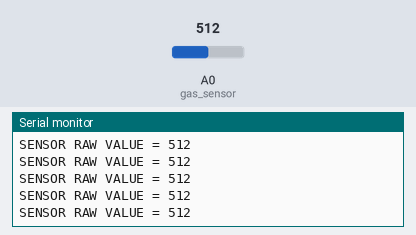
This sketch was run on a simulated Arduino Uno, built with avr-gcc and run on an emulated ATmega328P. Shown: the last lines printed to the serial monitor. The inputs (shaded band) are chosen by the test bench; at power-on: A0 (gas_sensor) = 512.

Above: at 1.2 s.
1.3 s: A0 (gas_sensor) set to 990
At 2.2 s:
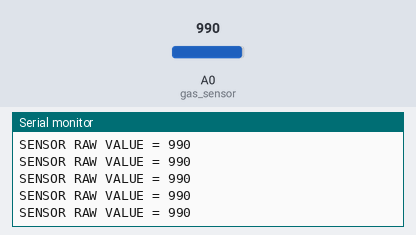
4.3 s: A0 (gas_sensor) set to 1011
At 4.8 s:
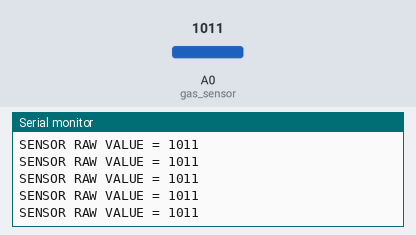
14.8 s: A0 (gas_sensor) set to 11
At 15.8 s:
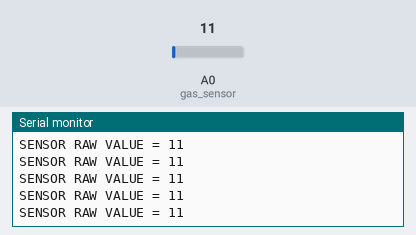
16.3 s: A0 (gas_sensor) set to 8
At 17.0 s:
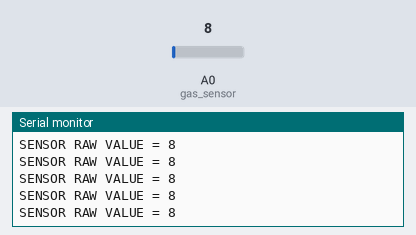
Timing chart, 0 to 19.3 s (numbered marks = the images above; inputs shaded):
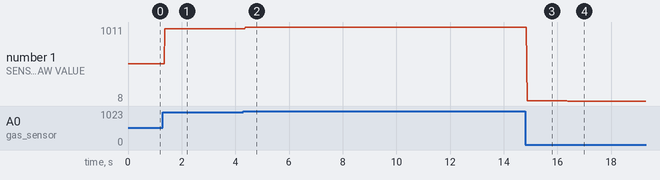

The sketch:

gas_sensor_trial.ino
```cpp
int gas_sensor = A0;

void setup() {
  // put your setup code here, to run once:
  Serial.begin(9600);

  pinMode(gas_sensor, INPUT);
}

void loop() {
  // put your main code here, to run repeatedly:

  int sensorValue = analogRead(gas_sensor); //Read analog values of sensor
  Serial.print("SENSOR RAW VALUE = ");
  Serial.println(sensorValue);

}
```

Measured:
- after the input at 1.3 s, the serial monitor: prints a new line after 0.07 s (image 1)
- after the input at 4.3 s, the serial monitor: prints a new line after 0.07 s (image 2)
- after the input at 14.8 s, the serial monitor: prints a new line after 0.07 s (image 3)
- after the input at 16.3 s, the serial monitor: prints a new line after 0.08 s (image 4)
- plotted number 1: 512 → 990 after the input at 1.3 s, 990 → 1011 after the input at 4.3 s, 1011 → 11 after the input at 14.8 s, 11 → 8 after the input at 16.3 s
